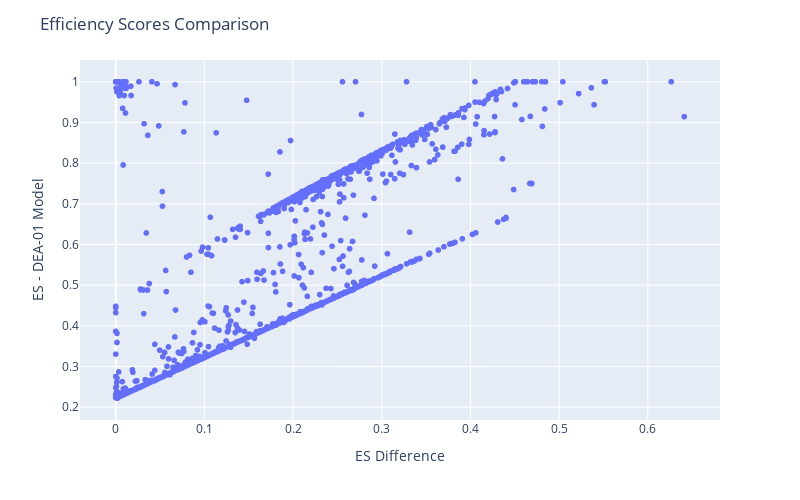

The notebook cell this image was saved under:
### Code cell
fig = px.scatter(df_res, y="Efficiency_Scores_Basic", x="Diff",
                 hover_data=["Efficiency_Scores_Basic", "Diff"] + [df_res.index])

fig.update_traces(line_color='lightgreen', line_width=3)

fig.update_layout(
    autosize=False,
    width=800,
    height=500,
    title_text=f"Efficiency Scores Comparison",
    yaxis_title="ES - DEA-01 Model",
    xaxis_title="ES Difference"
)

fig.show()

### Figure 1 — Plotly figure (JSON) as saved in the notebook; plotly's stock layout.template omitted (floating-point values rounded to 4 significant figures; data arrays with more than 128 entries replaced by an {"elided": "..."} marker saying what was removed)
{"data": [{"customdata": {"elided": "1644x1 str values"}, "hovertemplate": "Diff=%{x}<br>Efficiency_Scores_Basic=%{y}<br>index=%{customdata[0]}<extra></extra>", "legendgroup": "", "line": {"color": "lightgreen", "width": 3}, "marker": {"color": "#636efa", "symbol": "circle"}, "mode": "markers", "name": "", "showlegend": false, "type": "scattergl", "x": {"elided": "1644 float values"}, "xaxis": "x", "y": {"elided": "1644 float values"}, "yaxis": "y"}], "layout": {"autosize": false, "height": 500, "legend": {"tracegroupgap": 0}, "margin": {"t": 60}, "title": {"text": "Efficiency Scores Comparison"}, "width": 800, "xaxis": {"anchor": "y", "autorange": true, "domain": [0, 1], "range": [-0.04032, 0.6814], "title": {"text": "ES Difference"}, "type": "linear"}, "yaxis": {"anchor": "x", "autorange": true, "domain": [0, 1], "range": [0.1685, 1.053], "title": {"text": "ES - DEA-01 Model"}, "type": "linear"}}}
